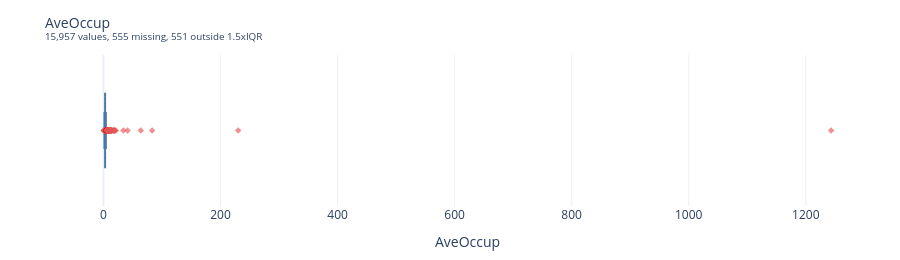

This figure's notebook cell:
### Code cell
show_charts(
    profiling.plots.box_figure(boxes["AveOccup"]),
    profiling.box_figure(boxes["AveOccup"], color=profiling.PALETTE[1]),
    "A5_box_AveOccup",
    folder=OUTLIER_FOLDER,
)

### Figure 1 — Plotly figure (JSON) as saved in the notebook; plotly's stock layout.template omitted (floating-point values rounded to 4 significant figures; data arrays with more than 128 entries replaced by an {"elided": "..."} marker saying what was removed)
{"data": [{"boxmean": true, "hovertemplate": "min 0.6923<br>lower fence 1.161<br>Q1 2.429<br>median 2.817<br>Q3 3.28<br>upper fence 4.555<br>max 1,243<br>mean 3.037<extra></extra>", "line": {"width": 1.4}, "lowerfence": [1.161], "marker": {"color": "#4C78A8"}, "mean": [3.037], "median": [2.817], "name": "AveOccup", "orientation": "h", "q1": [2.429], "q3": [3.28], "sd": [10.06], "type": "box", "upperfence": [4.555], "y": ["AveOccup"]}, {"hovertemplate": "outlier: %{x:,.6g}<extra></extra>", "marker": {"color": "#E45756", "opacity": 0.65, "size": 5, "symbol": "diamond"}, "mode": "markers", "name": "outliers", "type": "scatter", "x": {"elided": "551 float values"}, "y": {"elided": "551 str values"}}], "layout": {"height": 260, "hoverlabel": {"font": {"size": 12}}, "margin": {"b": 50, "l": 60, "r": 25, "t": 55}, "separators": ".,", "showlegend": false, "title": {"font": {"size": 14}, "text": "AveOccup<br><sup>15,957 values, 555 missing, 551 outside 1.5xIQR</sup>"}, "xaxis": {"title": {"text": "AveOccup"}}, "yaxis": {"showticklabels": false}}}
